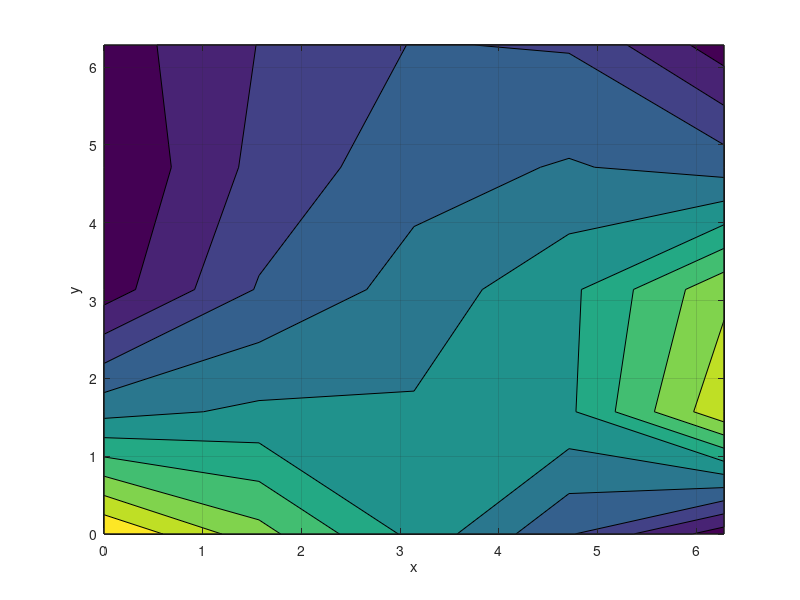

This figure's MATLAB source:
clear all;

%given domain
Ax=0;
Bx=2*pi;
By=2*pi;
Ay=0;
%Number of discretized points
N=3;

%itilization of del_x and del_y values
dx=Bx/(N+1);
dy=By/(N+1);
del_x=Ax:dx:Bx;
del_y=Ay:dy:By;
u_loop_sol=zeros(size(N));
f_sol=zeros(size(N));
tolerance=10^-06;
cal_u_vec=zeros(size(N+1));
cal_values=zeros(size(N+1,N+1));
error=zeros(size(N+1));
cal_values_norm=zeros(size(N+1,N+1));

%Creating matrix A to check the eroor
matrix_A=zeros(size(N+1,N+1));
for g=1:N+1
    for h =1:N+1
        
        if g==h
            matrix_A(g,h)=-4;
        elseif g-h==1 || h-g==1
             matrix_A(g,h)=1;
             if g==N+1 && h== N
                 matrix_A(g,h)=2;
             end
                 
        end
    end
end
K=diag(matrix_A);

U=-triu(matrix_A,1);
L=tril(matrix_A);
L_iv=inv(L);
N_ins_p=inv(L);


 spectral_radius=max(abs((eig(N_ins_p*U)))); % value of spectral radius calculated of teh triadiagonal matrix formed at each iteration
 


D1=matrix_A-diag(K);
D=inv(diag(K));
B=norm(D1*D); %value of the matrix of the norm which is equivalent to less then 1, 0.572 for gauss seidel.



%Boundary conditions being initiated along with  u_initila_solution which
%consists zeros apart from BC 
u_bc1=zeros(size(del_y));
u_bc2=zeros(size(del_y));
u_bc3=zeros(size(del_x));
u_sol(N+2,N+2)=zeros(size(N+2:N+2));
f(N+2,N+2)=zeros(size(N+2:N+2));
%Extra values storage to create the error check
u_step_update(N+2,N+2)=zeros(size(N+2:N+2));


[x,y]=meshgrid(del_x);



 %Implying Bc to u_initial which for this code and the remaining code will
 %be u_sol also calculating Rhs the forcing function
for i=1:N+2
    u_bc1(i)=(2*pi-del_y(i))^2*cos(del_y(i)/2); %Bc_vertical_left_Ax
    u_bc2(i)=(del_y(i))*((2*pi)-del_y(i))^2;    %Bc_vertical_right_Bx
    u_bc3(i)=4*pi^2-2*pi*(del_x(i));            %Bc horizontal_bottom_Ay
    for j =1:N+2
        f(i,j)=dy^2*(cos(pi/2*((del_x(j)/pi)+1))*sin(del_y(i)));
        %f(i,j)=0;
    end

end


%Imposing Bc  for the solution at the gridpoints
u_sol(1,:)=(u_bc3(1,:));
u_sol(:,1)=(u_bc1(1,:));
u_sol(:,N+2)=(u_bc2(1,:));

 %Implementing Guass seidel
 
 iteration=0;
 u_new=u_sol;
 %u_step_update is used the check the calculated error for every r
 %increment and u_new is the new values created every increment
for e=1:(N+2)^3
    
    for t =2 :N+1
        for r = 2:N+2

            if r ==2 
                u_step_update(r,t)=0.25*(f(r,t)+(u_sol(r,t-1)+u_sol(r,t+1)+u_sol(r-1,t)+u_sol(r+1,t)));
                u_new(r,t)=0.25*(f(r,t)+(u_sol(r,t-1)+u_sol(r,t+1)+u_sol(r-1,t)+u_sol(r+1,t)));
              
            elseif  r>2 && r<N+2
                u_step_update(r,t)=0.25*(f(r,t)+(u_new(r,t-1)+u_sol(r,t+1)+u_new(r-1,t)+u_sol(r+1,t)));
                u_new(r,t)=0.25*(f(r,t)+(u_new(r,t-1)+u_sol(r,t+1)+u_new(r-1,t)+u_sol(r+1,t)));
                
            elseif  r==N+2    
                 u_step_update(r,t)=0.25*(f(r,t)+(u_new(r,t-1)+u_sol(r,t+1)+2*u_new(r-1,t)));
                 u_new(r,t)=0.25*(f(r,t)+(u_new(r,t-1)+u_sol(r,t+1)+2*u_new(r-1,t)));
                 
            end

            u_loop_sol(r)=u_step_update(r,t);
            f_sol(r)=f(r,t)';
            u_loop_sol_trans=u_loop_sol(2:r)';
            f_sol_trans=f_sol(2:r)';
            

        end
        
        cal_u_vec=matrix_A*u_loop_sol_trans;
       
        for z=1:N+1

             for q =1:N+1
                 cal_values(z,q)=matrix_A(z,q)*u_loop_sol_trans(q);
                 cal_values_norm(z,q)=norm(cal_values(z,q));

             end   
         end

     %after calculating u_new it will check for error and tolerace provided
     %which for this code is 10e-08
        for o=1:N+1
        error(o)= norm(cal_u_vec(o)-f_sol_trans(o))/(sum(cal_values_norm(o,:)) + norm(f_sol_trans(o)));
        error2(e)=max(max(abs(u_new-u_sol)));
        end
    
    end
    if error2(e)-tolerance<0
        break;
       

    else
       
        u_sol=u_new;
        
    end
        
    

    


 iteration=iteration+1;  
end
    
 %plots and vizulization.
 
 %grid convergence
 spectral_radius
 K=6/-log10(spectral_radius)
 Tol_iteration=iteration
 u_new
 %here K fetches a value of 12 which is smaller then total number of
 %iteration and iterations are greater then value of K which prooves that
 %grid converges.
figure(1)


contourf(x,y,u_new)

xlabel('x');
ylabel('y');
zlabel('u');
grid;
  